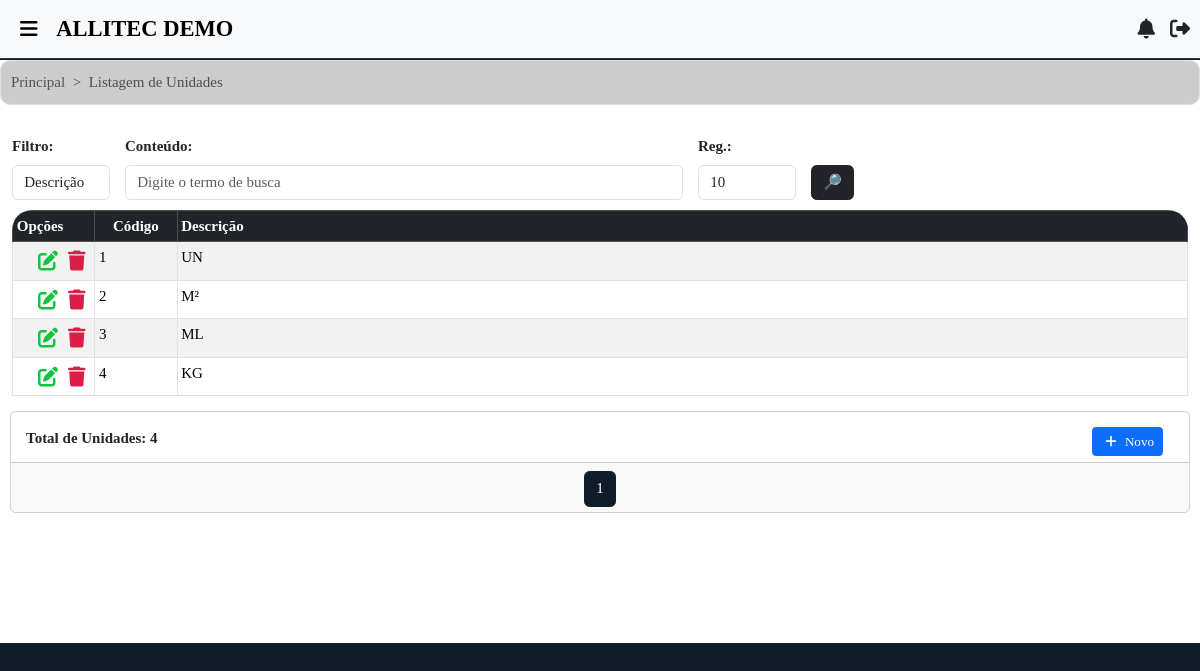
The app's page /unidades/lista/ (signed in) with its own data.
### filiais/models.py (models this page shows, shortened)
class Usuario(AbstractUser):
    empresa = models.ForeignKey(Empresa, on_delete=models.CASCADE, related_name="usuarios", null=True, blank=True)
    filial_user = models.ForeignKey(Filial, on_delete=models.SET_NULL, null=True, blank=True, related_name="usuarios")
    codigo_local = models.PositiveIntegerField(blank=True, null=True)
    gerar_senha_lib = models.BooleanField(default=False, verbose_name='Gerar Senha de Liberação')
    senha_liberacao = models.CharField(max_length=20, blank=True, null=True, verbose_name='Senha de Liberação')
    is_master = models.BooleanField(default=False)
    class Meta:
        unique_together = ('username', 'empresa')

class Filial(models.Model):
    situacao = models.CharField(
        max_length=10,
        verbose_name="Situação",
        choices=[
            ('Ativa', 'Ativa'),
            ('Inativa', 'Inativa')
        ]
    )
    layout_contrato = models.CharField(
        max_length=10,
        verbose_name="Layout Contrato",
        choices=[
            ('Layout 1', 'Layout 1'),
            ('Layout 2', 'Layout 2')
        ],
        default="Layout 1"
    )
    tp_chave = models.CharField(
        max_length=20,
        verbose_name="Tipo de Chave Pix",
        choices=[
            ('CPF', 'CPF'),
            ('CNPJ', 'CNPJ'),
            ('E-mail', 'E-mail'),
            ('Telefone', 'Telefone'),
            ('Chave Aleatória', 'Chave Aleatória')
        ]
    )
    chave_pix = models.CharField(
        max_length=100,
        verbose_name="Chave Pix"
    )
    banco_fil = models.ForeignKey('bancos.Banco', on_delete=models.CASCADE, null=True, blank=True)
    beneficiario = models.CharField(max_length=255, verbose_name='Nome Beneficiário')
    info_comp = models.TextField(default="Obrigado pela preferência!", blank=True)
    info_orcamento = models.TextField(default="*Caro cliente, caso você encontre um orçamento com valor inferior, podemos analisar o orçamento concorrente para fecharmos negócio.", blank=True)
    cnpj = models.CharField(max_length=20, verbose_name='CNPJ')
    ie = models.CharField(max_length=20, verbose_name='Inscrição Estadual')
    razao_social = models.CharField(max_length=100, verbose_name='Razão Social')
    fantasia = models.CharField(max_length=100, verbose_name='Fantasia')
    endereco = models.CharField(max_length=100, verbose_name='Endereço')
    cep = models.CharField(max_length=10, verbose_name='CEP')
    numero = models.CharField(max_length=10, verbose_name='Nº')
    bairro_fil = models.ForeignKey('bairros.Bairro', on_delete=models.SET_NULL, null=True)
    complem = models.CharField(max_length=20, verbose_name='Complemento', blank=True)
    cidade_fil = models.ForeignKey('cidades.Cidade', on_delete=models.SET_NULL, null=True)
    uf = models.ForeignKey('estados.Estado', on_delete=models.SET_NULL, null=True)
    tel = models.CharField(max_length=15, verbose_name='Fone')
    email = models.EmailField(max_length=40, verbose_name='E-mail')
    fantasia_normalizado = models.CharField(max_length=255, editable=False)
    logo = models.FileField(upload_to='logo/', null=True, blank=True, default='default_logo.png')
    vinc_emp = models.ForeignKey(Empresa, on_delete=models.CASCADE)
    dt_criacao = models.CharField(
        max_length=30,
        verbose_name='Data de Registro',
        default=data_hoje_formatada
    )
    dt_inativacao = models.CharField(max_length=30, verbose_name='Data de Inativação', blank=True, null=True)
    principal = models.BooleanField(default=False, verbose_name='Filial Principal')
    vinculada_a = models.ForeignKey('self', null=True, blank=True, on_delete=models.CASCADE, related_name='filiais_secundarias', verbose_name='Filial Vinculada à')
    class Meta:
        verbose_name_plural = "Filiais"

### unidades/models.py (models this page shows, shortened)
class Unidade(models.Model):
    nome_unidade = models.CharField(max_length=100, unique=True)
    vinc_emp = models.ForeignKey('empresas.Empresa', on_delete=models.CASCADE, null=True, blank=True)
    class Meta:
        verbose_name_plural = "Unidades"

### unidades/views.py (the view)
# urls.py: path("lista/", views.lista_unidades, name='lista-unidades'),
@verifica_permissao('unidades.view_unidade')
@login_required
def lista_unidades(request):
    s = request.GET.get('s')
    tp = request.GET.get('tp')
    reg = request.GET.get('reg', '10')
    unidades = Unidade.objects.filter(vinc_emp=request.user.empresa)
    if tp == 'desc' and s:
        norm_s = remove_accents(s).lower()
        unidades = unidades.filter(nome_unidade__icontains=norm_s).order_by('nome_unidade')
    elif tp == 'cod' and s:
        try:
            unidades = unidades.filter(id__iexact=s).order_by('nome_unidade')
        except ValueError:
            unidades = Unidade.objects.none()
    if reg == 'todos':
        num_pagina = unidades.count() or 1
    else:
        try:
            num_pagina = int(reg) if int(reg) > 0 else 1
        except ValueError:
            num_pagina = 10  # Valor padrão
    paginator = Paginator(unidades, num_pagina)
    page = request.GET.get('page')
    unidades = paginator.get_page(page)
    return render(request, 'unidades/lista.html', {
        'unidades': unidades,
        's': s,
        'tp': tp,
        'reg': reg,
    })

### templates/unidades/lista.html (shortened to what this page needs)
{% extends 'base.html' %}
{% load static %}
{% block content %}
    <div class="container-fluid bg-white">
        <nav style="--bs-breadcrumb-divider: '>';" aria-label="breadcrumb">
            <ol class="breadcrumb">
                <li class="breadcrumb-item"><a href="{% url 'inicio' %}" id="item-naveg">Principal</a></li>
                <li class="breadcrumb-item active" aria-current="page">Listagem de Unidades</li>
            </ol>
        </nav>
        <form method="GET" id="search-form" style="margin-left: 1%; margin-right: 1%;">
            <div class="row g-3 align-items-end">
                <div class="col-md-1 search-div">
                    <label class="form-label">Filtro:</label>
                    <select name="tp" id="tp" class="form-control">
                        <option value="desc" {% if request.GET.tp == 'desc' %}selected{% endif %}>Descrição</option>
                    </select>
                </div>
                <div class="col-md-2 search-div flex-md-fill">
                    <label class="form-label">Conteúdo:</label>
                    <input class="form-control" type="text" name="s" id="s" placeholder="Digite o termo de busca" value="{{ request.GET.s }}">
                </div>
                <div class="col-md-1 search-div">
                    <label class="form-label">Reg.:</label>
                    <select class="form-control" id="qtd_reg" name="reg">
                        <option value="10" {% if request.GET.reg == '10' %}selected{% endif %}>10</option>
                    </select>
                </div>
                <div class="col search-div d-flex justify-content-start">
                    <button class="btn btn-dark" title="Consultar clientes" type="submit" id="data-btn" data-bs-toggle="modal" data-bs-target="#loadingModal">🔎</button>
                </div>
            </div>
        </form>
        <div class="table-container" style="margin-left: 1%; margin-right: 1%;">
            <table class="table table-bordered table-responsive-md table-rounded table-striped" id="tabelas-lista">
                <thead thead class="table-dark">
                    <tr>
                        <th scope="col" style="text-align: justify; width: 7%;">Opções</th>
                        <th scope="col" style="text-align: center; width: 7%;">Código</th>
                        <th scope="col" style="align-items: center;">Descrição</th>
                    </tr>
                </thead>
                <tbody>
                    {% for unidade in unidades %}
                        <tr>
                            <td style="width: 80px;">
                                <span>
                                    <i class="fas fa-trash" title="Deletar" data-bs-toggle="modal" data-bs-target="#modal-{{ unidade.id }}"></i>
                                </span>
                                <a href="{% url 'att-unidade' unidade.id %}" class="btn-permissao"
                                  data-permissao="unidades.change_unidade"
                                  data-msg-negado="Seu usuário não pode editar unidades!"><span><i class="fas fa-edit" title="Editar"></i></span></a>
                            </td>
                            <td style="align-items: center;">{{ unidade.id }}</td>
                            <td class="text-uppercase" style="align-items: center;">{{ unidade.nome_unidade }}</td>
                        </tr>
                    {% empty %}
                    <tr>
                        <td colspan="8" class="me-auto" style="text-align: center;">
                            Nenhuma unidade encontrada.
                        </td>
                    </tr>
                    {% endfor %}
                </tbody>
            </table>
        </div>
        <div class="card">
            <div class="card-body" style="max-height: 50px;">
                <strong>Total de Unidades: {{ unidades|length }}</strong>
                <a id="add-link" href="{% url 'add-unidade' %}" style="margin-left: 1%; margin-right: 1%; float: right;" class="btn-permissao" data-permissao="unidades.add_unidade" data-msg-negado="Seu usuário não pode adicionar unidades!">
                    <button type="button" class="btn btn-primary btn-sm" id="add-unidade"><i class="fas fa-plus"></i> Novo</button>
                </a>
            </div>
            <div class="card-footer text-body-secondary">
                <nav aria-label="Page navigation example" style="padding-bottom: 1px;">
                    <ul class="pagination justify-content-center">
                        {% for num in unidades.paginator.page_range %}
                            {% if num >= unidades.number|add:'-2' and num <= unidades.number|add:'2' %}
                                {% if unidades.number == num %}
                                    <li class="page-item active" aria-current="page">
                                        <span class="page-link" style="background-color: #0f1d2b; color: white;">{{ num }}</span>
                                    </li>
                                {% else %}
                                    <li class="page-item">
                                        <a class="page-link" style="color: #0f1d2b;" href="?page={{ num }}{% for key, value in request.GET.items %}{% if key != 'page' %}&{{ key }}={{ value }}{% endif %}{% endfor %}">{{ num }}</a>
                                    </li>
                                {% endif %}
                            {% endif %}
                        {% endfor %}
                    </ul>
                </nav>
            </div>
        </div>
    </div>
{% endblock %}

### templates/base.html (shortened to what this page needs)
<!doctype html>
{% load static %}
<html lang="pt-BR">
<head>
    <link href="https://cdn.jsdelivr.net/npm/bootstrap@5.3.2/dist/css/bootstrap.min.css" rel="stylesheet">
    <link href="https://cdn.jsdelivr.net/npm/select2@4.1.0-rc.0/dist/css/select2.min.css" rel="stylesheet" />
    <link rel="stylesheet" href="https://code.jquery.com/ui/1.14.1/themes/base/jquery-ui.css">
    <link rel="stylesheet" type="text/css" href="https://cdn.jsdelivr.net/npm/toastify-js/src/toastify.min.css">
    <link rel="stylesheet" href="{% static 'css/styles.css' %}">
</head>
<body>
    <div class="container-fluid">
        {% if user.is_authenticated %}
            <nav class="navbar fixed-top navbar-expand-lg bg-body-tertiary">
                <div class="container-fluid">
                    <div class="d-flex align-items-center">
                        <i class="navbar-brand fa-solid fa-bars"
                           style="margin-left: 20px; font-size: 20px;"
                           data-bs-toggle="offcanvas"
                           href="#offcanvasExample"
                           role="button"
                           aria-controls="offcanvasExample"></i>
                        {% if request.user.is_superuser %}
                            <a class="navbar-brand ms-1" href="{% url 'lista-empresas' %}" style="text-decoration: none;">
                                <div class="text-uppercase" style="font-size: 1.5rem; font-weight: bold;">
                                    ADMINISTRAÇÃO
                                </div>
                            </a>
                        {% else %}
                            <a class="navbar-brand ms-1" href="{% url 'inicio' %}" style="text-decoration: none;">
                                <div class="text-uppercase" style="font-size: 1.5rem; font-weight: bold;">
                                    {{ request.user.filial_user.fantasia }}
                                </div>
                            </a>
                        {% endif %}
                    </div>
                    <div class="d-flex align-items-center ms-auto" style="font-size: 20px; margin-right: 10px;">
                        <div class="nav-item dropdown">
                            <a class="nav-link" href="#" id="notificationsDropdown" role="button"
                               data-bs-toggle="dropdown" aria-expanded="false">
                                <i class="fas fa-bell"></i>
                            </a>
                        </div>
                        {% if request.user.is_superuser %}
                            <div class="nav-item ms-3">
                                <a class="nav-link" href="{% url 'logout-view-superuser' %}" title="Sair"
                                   onclick="showLoadingModal()">
                                    <i class="fa-solid fa-right-from-bracket"></i>
                                </a>
                            </div>
                        {% else %}
                            <div class="nav-item ms-3">
                                <a class="nav-link" href="{% url 'logout-view' %}" title="Sair"
                                   onclick="showLoadingModal()">
                                    <i class="fa-solid fa-right-from-bracket"></i>
                                </a>
                            </div>
                        {% endif %}
                    </div>
                </div>
            </nav>
        {% endif %}
    </div>
    {% block content %}{% endblock %}
</body>
</html>

### records on screen
Usuario: user.filial_user.fantasia "ALLITEC DEMO"
Unidade: id "1", nome_unidade "UN"
Unidade: id "2", nome_unidade "M²"
Unidade: id "3", nome_unidade "ML"
Unidade: id "4", nome_unidade "KG"

### other values on screen
{{ unidades|length }} "4"
{{ num }} "1"
